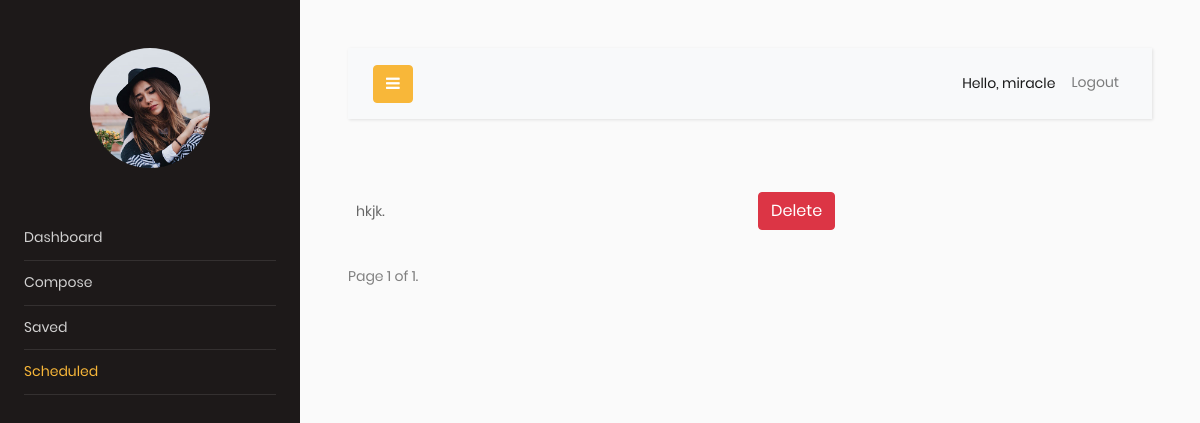
The page /scheduled/ (signed in) on the database as committed earlier.
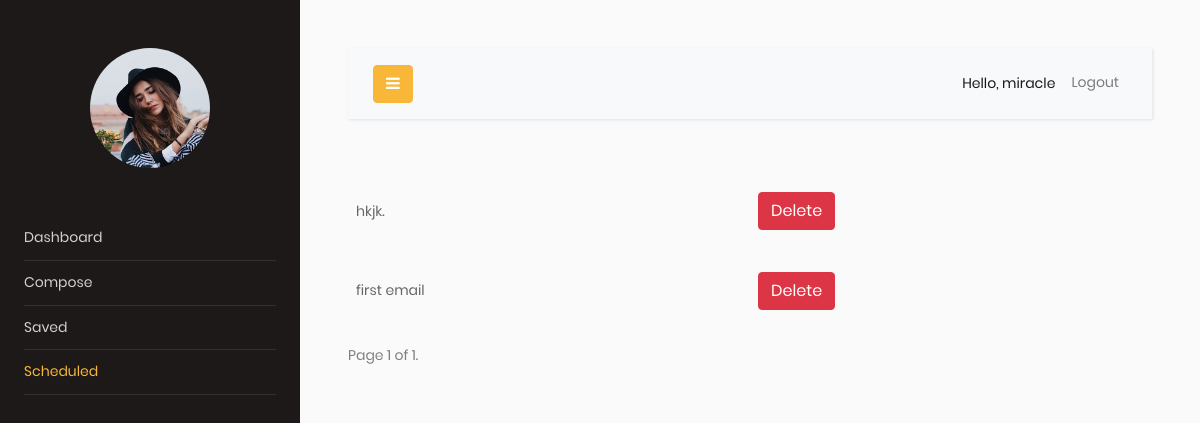
The same page on the database as committed later.
### emailscheduler/models.py (models this page shows)
class Compose(models.Model):
    user = models.ForeignKey(User, on_delete=models.CASCADE, related_name="emaillist", null=True)
    To = models.EmailField()
    cc = models.EmailField(blank=True, null=True)
    bcc = models.EmailField(blank=True, null=True)
    subject = models.CharField(max_length=200, blank=True, null=True)
    body = RichTextField(blank=True, null=True)
    date_time = models.DateTimeField(blank=True, null=True)
    draft = models.BooleanField(default=True)
    def __str__(self):
        return self.subject

### emailscheduler/views.py (the view)
# urls.py: path("scheduled/", views.scheduled, name="scheduled"),
def scheduled(request):
    emaillist= Compose.objects.filter(draft=False, user=request.user).order_by('-date_time')
    paginator=Paginator(emaillist,5)
    page_number = request.GET.get('page')
    page_obj = paginator.get_page(page_number)
    return render(request, 'scheduled.html',{"emaillist":emaillist,'page_obj': page_obj})

### templates/scheduled.html (shortened to what this page needs)
<!DOCTYPE html>
<html lang="en">
<head>
    {% extends 'base.html' %}
{% block content %}
{% for email in page_obj %}
    <table>
    <td style="width: 50%">
        <a href="{% url 'showscheduled' email.id %}">
    {{ email }}</a>
    </td>
     <td><a class="btn btn-danger" href="{% url 'delete' email.id %}" size="10">Delete</a></td><br/>
    </table>
{% endfor %}<br/>
    <div class="pagination">
    <span class="step-links">
        <span class="current">
            Page {{ page_obj.number }} of {{ page_obj.paginator.num_pages }}.
        </span>
    </span>
</div>
{% endblock content %}

### templates/base.html (shortened to what this page needs)
<!DOCTYPE html>
<html lang="en">
<head>
      {% load static %}
      {% load bootstrap5 %}
		<link rel="stylesheet" href="https://stackpath.bootstrapcdn.com/font-awesome/4.7.0/css/font-awesome.min.css">
      <link rel="stylesheet" href="{%  static 'spec/components/sidebar.scss' %}">
		<link rel="stylesheet" href="{%  static 'css/style.css' %}">
        <link rel="stylesheet" href="{% static 'css/main.css' %}">
</head>
<body>
		<div class="wrapper d-flex align-items-stretch">
			<nav id="sidebar">
				<div class="p-4 pt-5">
                    <a href="#" class="img logo rounded-circle mb-5" style="background-image: url({% static 'images/logo.jpg' %})"></a>
	        <ul class="list-unstyled components mb-5" id="menulist">
	          <li class="drop active" id="/">
                  <a href="{% url "home" %}">Dashboard</a>
	          </li>
	          <li class="drop" id="/compose/">
	              <a href="{% url "compose" %}">Compose</a>
	          </li>
	          <li class="drop" id="/saved/">
              <a href="{% url "saved" %}">Saved</a>
	          </li>
	          <li class="drop" id="/scheduled/">
              <a href="{% url 'scheduled' %}">Scheduled</a>
	          </li>
	        </ul>
                </div>
            </nav>
        <div id="content" class="p-4 p-md-5">
        <nav class="navbar navbar-expand-lg navbar-light bg-light">
          <div class="container-fluid">
            <button type="button" id="sidebarCollapse" class="btn btn-primary">
              <i class="fa fa-bars"></i>
            </button>
            <div class="collapse navbar-collapse" id="navbarSupportedContent">
              <ul class="nav navbar-nav ml-auto">
                <li class="nav-item active">
                    <span class="nav-link">Hello, {{ request.user }}</span>
                </li>
                <li class="nav-item">
                    <a class="nav-link" href="{% url 'signout' %}"> Logout</a>
                </li>
              </ul>
            </div>
          </div>
        </nav>
            {% block content %}{% endblock %}
            </div>
        </div>
  </body>
</html>

### static/css/main.css (style rules this page uses)
* { margin: 0px; padding: 0px; box-sizing: border-box; }
body, html { height: 100%; font-family: Poppins-Regular, sans-serif; }
a { font-family: Poppins-Regular; font-size: 14px; line-height: 1.7; color: #666666; margin: 0px; transition: all 0.4s; -webkit-transition: all 0.4s; -o-transition: all 0.4s; -moz-transition: all 0.4s; }
ul, li { margin: 0px; list-style-type: none; }
button { outline: none !important; border: none; background: transparent; }

### templates/scheduled.html (style rules this page uses)
table { border-collapse: collapse; width: 100%; }
th, td { text-align: left; padding: 8px; }

Rows that differ between the two databases and show on the page:
added Compose: subject "first email"
